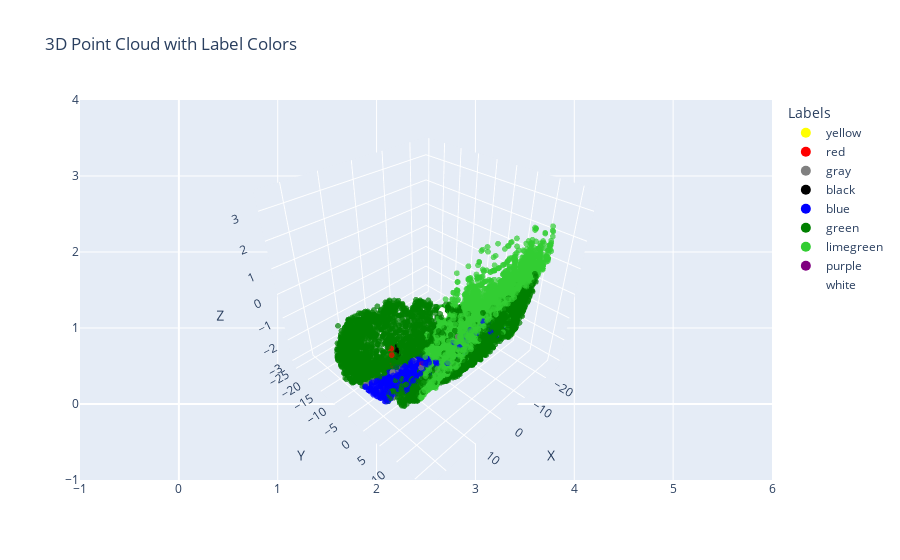

Notebook code for this chart:
### Code cell
plot_3D_colors(sampled_df)

### Figure 1 — Plotly figure (JSON) as saved in the notebook; plotly's stock layout.template omitted (floating-point values rounded to 4 significant figures; data arrays with more than 128 entries replaced by an {"elided": "..."} marker saying what was removed)
{"data": [{"hoverinfo": "text", "marker": {"color": {"elided": "16384 str values"}, "opacity": 0.7, "size": 2}, "mode": "markers", "showlegend": false, "text": {"elided": "16384 str values"}, "type": "scatter3d", "x": {"elided": "16384 float values"}, "y": {"elided": "16384 float values"}, "z": {"elided": "16384 float values"}}, {"marker": {"color": "yellow", "size": 10}, "mode": "markers", "name": "yellow", "showlegend": true, "type": "scatter", "x": [null], "y": [null]}, {"marker": {"color": "red", "size": 10}, "mode": "markers", "name": "red", "showlegend": true, "type": "scatter", "x": [null], "y": [null]}, {"marker": {"color": "gray", "size": 10}, "mode": "markers", "name": "gray", "showlegend": true, "type": "scatter", "x": [null], "y": [null]}, {"marker": {"color": "black", "size": 10}, "mode": "markers", "name": "black", "showlegend": true, "type": "scatter", "x": [null], "y": [null]}, {"marker": {"color": "blue", "size": 10}, "mode": "markers", "name": "blue", "showlegend": true, "type": "scatter", "x": [null], "y": [null]}, {"marker": {"color": "green", "size": 10}, "mode": "markers", "name": "green", "showlegend": true, "type": "scatter", "x": [null], "y": [null]}, {"marker": {"color": "limegreen", "size": 10}, "mode": "markers", "name": "limegreen", "showlegend": true, "type": "scatter", "x": [null], "y": [null]}, {"marker": {"color": "purple", "size": 10}, "mode": "markers", "name": "purple", "showlegend": true, "type": "scatter", "x": [null], "y": [null]}, {"marker": {"color": "white", "size": 10}, "mode": "markers", "name": "white", "showlegend": true, "type": "scatter", "x": [null], "y": [null]}], "layout": {"legend": {"title": {"text": "Labels"}}, "scene": {"xaxis": {"title": {"text": "X"}}, "yaxis": {"title": {"text": "Y"}}, "zaxis": {"title": {"text": "Z"}}}, "title": {"text": "3D Point Cloud with Label Colors"}}}
